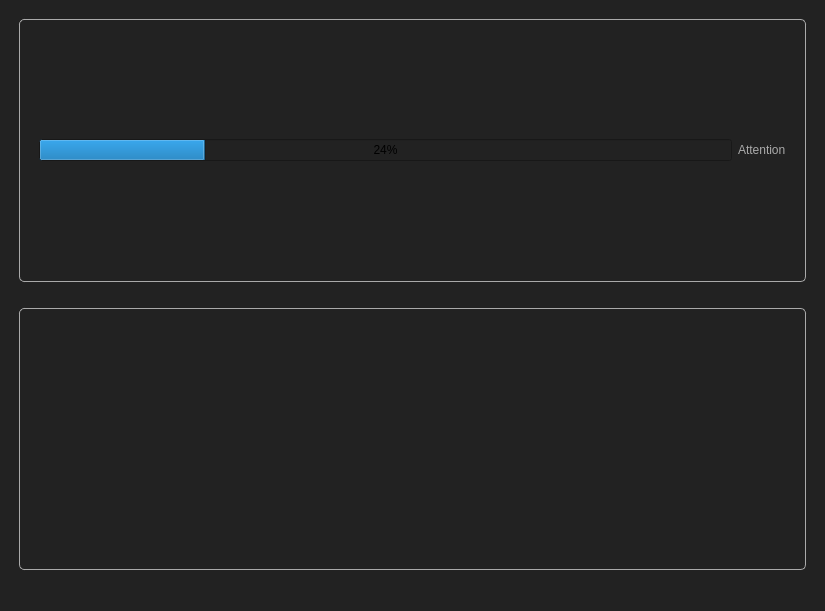
<?xml version="1.0" encoding="UTF-8"?>
<ui version="4.0">
 <class>MainWindow</class>
 <widget class="QMainWindow" name="MainWindow">
  <property name="geometry">
   <rect>
    <x>0</x>
    <y>0</y>
    <width>825</width>
    <height>611</height>
   </rect>
  </property>
  <property name="windowTitle">
   <string>MainWindow</string>
  </property>
  <property name="styleSheet">
   <string notr="true">QWidget{
	background-color : #222;
}

QFrame#frame_3{
	border : 1px solid #aaa;
	border-radius : 5px;
	margin : 10px;
	padding : 5px;
}

QFrame#frame{
	border : 1px solid #aaa;
	border-radius : 5px;
	margin:10px;
	padding : 10px;
}

QFrame#frame_2{
	border : none;
}

QLabel{
	color : #aaa;
}
</string>
  </property>
  <widget class="QWidget" name="centralwidget">
   <layout class="QGridLayout" name="gridLayout_4">
    <item row="1" column="0" colspan="2">
     <widget class="QFrame" name="frame_3">
      <property name="frameShape">
       <enum>QFrame::StyledPanel</enum>
      </property>
      <property name="frameShadow">
       <enum>QFrame::Raised</enum>
      </property>
      <layout class="QGridLayout" name="gridLayout">
       <item row="0" column="0">
        <widget class="QFrame" name="frame_2">
         <property name="frameShape">
          <enum>QFrame::StyledPanel</enum>
         </property>
         <property name="frameShadow">
          <enum>QFrame::Raised</enum>
         </property>
         <layout class="QGridLayout" name="gridLayout_2">
          <item row="0" column="0">
           <widget class="PlotWidget" name="graphWidget" native="true"/>
          </item>
         </layout>
        </widget>
       </item>
      </layout>
     </widget>
    </item>
    <item row="0" column="0" colspan="2">
     <widget class="QFrame" name="frame">
      <property name="frameShape">
       <enum>QFrame::StyledPanel</enum>
      </property>
      <property name="frameShadow">
       <enum>QFrame::Raised</enum>
      </property>
      <layout class="QGridLayout" name="gridLayout_3">
       <item row="0" column="0">
        <widget class="QProgressBar" name="progressBar">
         <property name="value">
          <number>24</number>
         </property>
        </widget>
       </item>
       <item row="0" column="1">
        <widget class="QLabel" name="label">
         <property name="text">
          <string>Attention</string>
         </property>
        </widget>
       </item>
      </layout>
     </widget>
    </item>
   </layout>
  </widget>
  <widget class="QMenuBar" name="menubar">
   <property name="geometry">
    <rect>
     <x>0</x>
     <y>0</y>
     <width>825</width>
     <height>22</height>
    </rect>
   </property>
  </widget>
  <widget class="QStatusBar" name="statusbar"/>
 </widget>
 <customwidgets>
  <customwidget>
   <class>PlotWidget</class>
   <extends>QWidget</extends>
   <header>pyqtgraph</header>
   <container>1</container>
  </customwidget>
 </customwidgets>
 <resources/>
 <connections/>
</ui>
